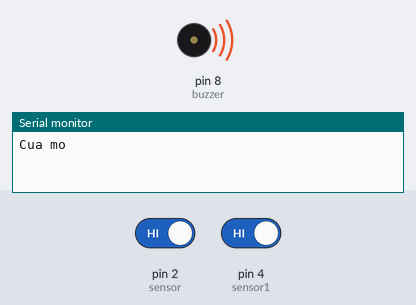
The sketch below on a simulated Arduino Uno, built with avr-gcc and run on an emulated ATmega328P. Shown: buzzer (waves = sounding), the last lines printed to the serial monitor. Inputs (shaded band) come from the test bench; at power-on: pin 2 (sensor) HIGH, pin 4 (sensor1) HIGH. The modem accepts every AT command (registered, SIM ready, sends succeed) and sends nothing else.

Above: at 2.2 s.
2.3 s: pin 2 (sensor) driven LOW
At 5.2 s:
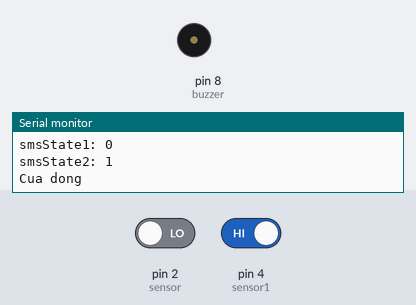
5.3 s: pin 2 (sensor) driven HIGH and pin 4 (sensor1) driven LOW
8.3 s: pin 4 (sensor1) driven HIGH
At 10.2 s:
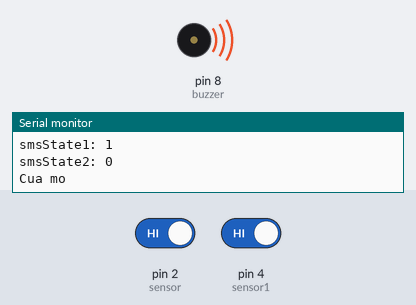
10.8 s: pin 4 (sensor1) driven LOW
Timing chart, 0 to 13.8 s (numbered marks = the images above; inputs shaded):
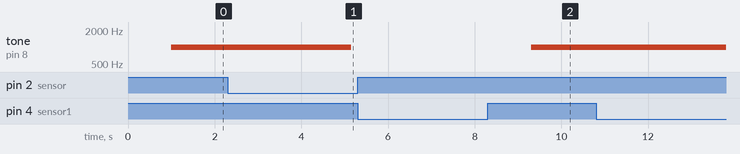

The sketch:

cc.ino
```cpp
#include <SoftwareSerial.h>

String number = "+84969776490";

SoftwareSerial sim(10, 11); // TX -> 10; RX -> 11

const int buzzer = 8;
const int sensor = 2;
const int sensor1 = 4;
int state1;
int state;
int smsState = 1;
int smsState1 = 1;
int smsState2 = 1;

void setup(){
  Serial.begin (9600);
  pinMode (sensor, INPUT_PULLUP);
  pinMode (sensor1, INPUT_PULLUP);
  delay(500);
  sim.begin(9600);
  delay(500);
}

void loop() {

    state1 = digitalRead(sensor1);
    if (state1 == LOW) {
      if (smsState == 1) {
        Serial.println("Cua khoa");
        String data = "Cua khoa";
        SendMessage(data);
        smsState = 0;
        smsState1 = 1;
        smsState2 = 1;
        Serial.print("smsState: ");
        Serial.println(smsState);
        Serial.print("smsState1: ");
        Serial.println(smsState1);
        Serial.print("smsState2: ");
        Serial.println(smsState2);
        delay(200);
        }
      }
     else {
        Cua();
     }
  delay (200);
}
void Cua() {
  state = digitalRead(sensor);
    if (state == HIGH)
    {
      if (smsState1 == 1) {
        tone(buzzer,1000);
        Serial.println("Cua mo");
        String data = "Cua mo";
        SendMessage(data);
        smsState = 1;
        smsState1 = 0;
        smsState2 = 1;
        Serial.print("smsState: ");
        Serial.println(smsState);
        Serial.print("smsState1: ");
        Serial.println(smsState1);
        Serial.print("smsState2: ");
        Serial.println(smsState2);
        delay(200);
      }
     }
     else {
        if (smsState2 == 1) {
          noTone(buzzer);
          Serial.println("Cua dong");
          String data = "Cua dong";
          SendMessage(data);
          smsState = 1;
          smsState1 = 1;
          smsState2 = 0;
          Serial.print("smsState: ");
          Serial.println(smsState);
          Serial.print("smsState1: ");
          Serial.println(smsState1);
          Serial.print("smsState2: ");
          Serial.println(smsState2);
          delay(200);
         }
      }
    delay(200);
}
void SendMessage(String data) {
  sim.println("AT+CMGF=1");
  delay(500);
  sim.println("AT+CMGS=\"" + number + "\"\r");
  delay(500);
  String SMS = data;
  sim.println(SMS);
  delay(500);
  sim.println((char)26);
  Serial.println("Sended");
  delay(2000);
}

void callNumber() {
  sim.print (F("ATD"));
  sim.print (number);
  sim.print (F(";\r\n"));
}
```

Measured:
- after the input at 2.3 s, tone on pin 8 (buzzer): 1000 Hz → silent after 2.9 s
- after the input at 8.3 s, tone on pin 8 (buzzer): silent → 1000 Hz after 1.0 s
